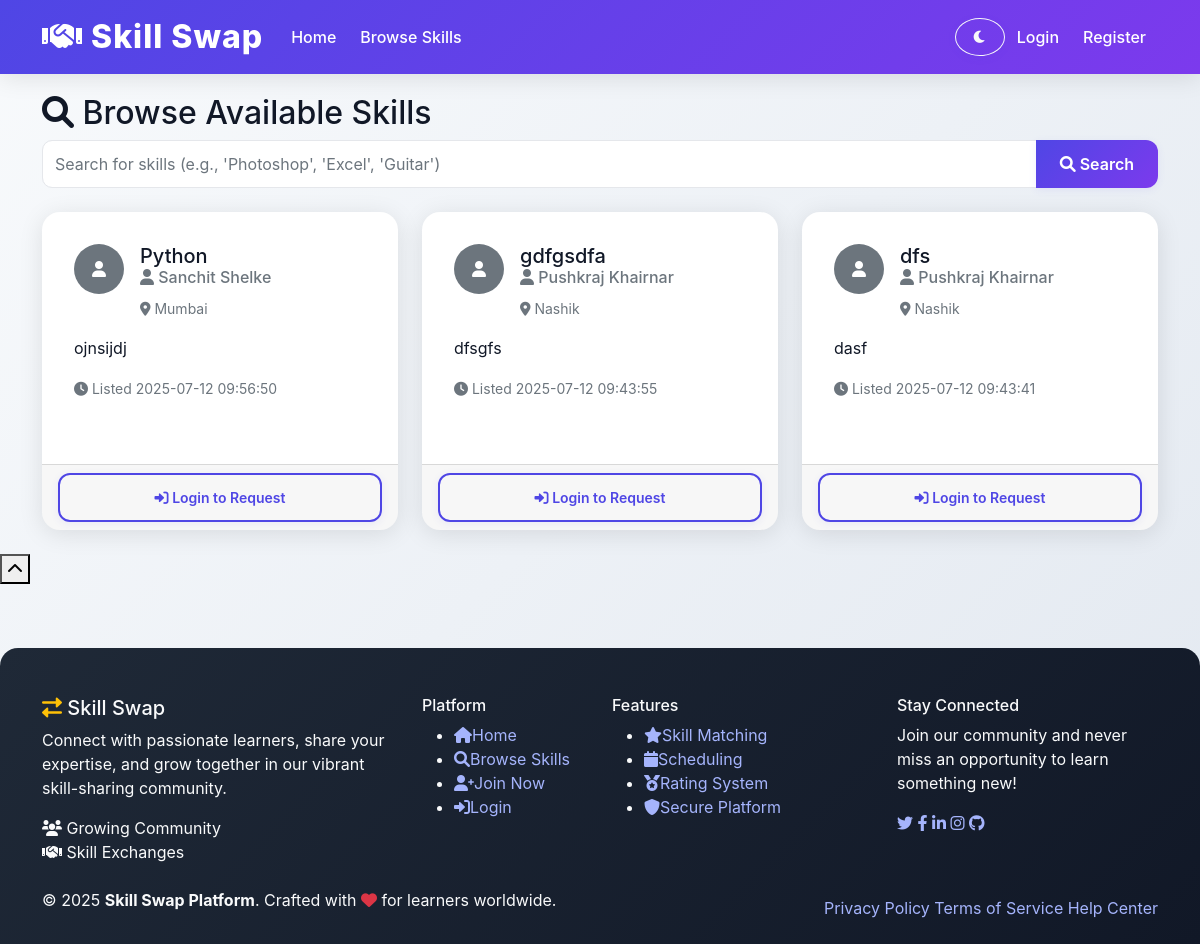
The page /browse_skills on the database its author committed.
### tables this page shows
CREATE TABLE skills_offered (
            id INTEGER PRIMARY KEY AUTOINCREMENT,
            user_id INTEGER,
            skill_name TEXT NOT NULL,
            description TEXT,
            is_approved INTEGER DEFAULT 1,
            created_at TIMESTAMP DEFAULT CURRENT_TIMESTAMP,
            FOREIGN KEY (user_id) REFERENCES users (id)
        );

CREATE TABLE users (
            id INTEGER PRIMARY KEY AUTOINCREMENT,
            username TEXT UNIQUE NOT NULL,
            email TEXT UNIQUE NOT NULL,
            password_hash TEXT NOT NULL,
            name TEXT NOT NULL,
            location TEXT,
            profile_photo TEXT,
            is_public INTEGER DEFAULT 1,
            availability TEXT,
            is_admin INTEGER DEFAULT 0,
            is_banned INTEGER DEFAULT 0,
            created_at TIMESTAMP DEFAULT CURRENT_TIMESTAMP
        );

### app.py (the view)
@app.route('/browse_skills')
def browse_skills():
    search = request.args.get('search', '')
    conn = get_db_connection()
    if search:
        skills = conn.execute('''
            SELECT so.*, u.name, u.location, u.profile_photo
            FROM skills_offered so
            JOIN users u ON so.user_id = u.id
            WHERE u.is_public = 1 AND u.is_banned = 0 AND so.is_approved = 1
            AND (so.skill_name LIKE ? OR so.description LIKE ?)
            ORDER BY so.created_at DESC
        ''', (f'%{search}%', f'%{search}%')).fetchall()
    else:
        skills = conn.execute('''
            SELECT so.*, u.name, u.location, u.profile_photo
            FROM skills_offered so
            JOIN users u ON so.user_id = u.id
            WHERE u.is_public = 1 AND u.is_banned = 0 AND so.is_approved = 1
            ORDER BY so.created_at DESC
        ''').fetchall()
    conn.close()
    return render_template('browse_skills.html', skills=skills, search=search)

### app.py (called while the page is built)
def get_db_connection():
    conn = sqlite3.connect('skillswap.db')
    conn.row_factory = sqlite3.Row
    return conn

### templates/browse_skills.html (shortened to what this page needs)
{% extends "base.html" %}
{% block content %}
<div class="row">
    <div class="col-md-12">
        <h2><i class="fas fa-search"></i> Browse Available Skills</h2>
        <form method="GET" class="mb-4">
            <div class="input-group">
                <input type="text" class="form-control" name="search" value="{{ search }}"
                       placeholder="Search for skills (e.g., 'Photoshop', 'Excel', 'Guitar')">
                <button class="btn btn-primary" type="submit">
                    <i class="fas fa-search"></i> Search
                </button>
            </div>
        </form>
    </div>
</div>
<div class="row">
    {% if skills %}
        {% for skill in skills %}
            <div class="col-lg-4 col-md-6 mb-4">
                <div class="card h-100">
                    <div class="card-body">
                        <div class="d-flex align-items-start mb-3">
                            {% if skill.profile_photo %}
                                <img src="{{ url_for('static', filename='uploads/' + skill.profile_photo) }}"
                                     class="rounded-circle me-3 profile-photo-clickable" width="50" height="50"
                                     alt="Profile" data-user-id="{{ skill.user_id }}">
                            {% else %}
                                <div class="bg-secondary rounded-circle d-flex align-items-center justify-content-center me-3 profile-photo-clickable"
                                     style="width: 50px; height: 50px;" data-user-id="{{ skill.user_id }}">
                                    <i class="fas fa-user text-white"></i>
                                </div>
                            {% endif %}
                            <div class="flex-grow-1">
                                <h5 class="card-title mb-1">{{ skill.skill_name }}</h5>
                                <h6 class="card-subtitle text-muted mb-2">
                                    <i class="fas fa-user"></i> {{ skill.name }}
                                </h6>
                                {% if skill.location %}
                                    <small class="text-muted">
                                        <i class="fas fa-map-marker-alt"></i> {{ skill.location }}
                                    </small>
                                {% endif %}
                            </div>
                        </div>
                        {% if skill.description %}
                            <p class="card-text">{{ skill.description }}</p>
                        {% endif %}
                        <small class="text-muted">
                            <i class="fas fa-clock"></i> Listed {{ skill.created_at }}
                        </small>
                    </div>
                    {% if session.user_id and session.user_id != skill.user_id %}
                        <div class="card-footer">
                            <a href="{{ url_for('request_swap', skill_id=skill.id) }}"
                               class="btn btn-primary btn-sm w-100">
                                <i class="fas fa-handshake"></i> Request Swap
                            </a>
                        </div>
                    {% elif not session.user_id %}
                        <div class="card-footer">
                            <a href="{{ url_for('login') }}" class="btn btn-outline-primary btn-sm w-100">
                                <i class="fas fa-sign-in-alt"></i> Login to Request
                            </a>
                        </div>
                    {% endif %}
                </div>
            </div>
        {% endfor %}
    {% endif %}
</div>
{% endblock %}

### static/css/style.css (style rules this page uses)
:root, [data-theme="light"] { --primary: #4f46e5; --primary-light: #6366f1; --primary-dark: #3730a3; --secondary: #7c3aed; --success: #10b981; --warning: #f59e0b; --danger: #ef4444; --info: #06b6d4; --light: #f9fafb; --dark: #1f2937; --text-primary: #111827; --text-secondary: #6b7280; --border: #e5e7eb; --gradient-1: linear-gradient(135deg, #4f46e5 0%, #7c3aed 100%); --gradient-2: linear-gradient(135deg, #10b981 0%, #34d399 100%); --gradient-bg: linear-gradient(135deg, #f8fafc 0%, #e2e8f0 100%); --shadow: 0 4px 24px rgba(0,0,0,0.10); }
body { font-family: 'Inter', 'Segoe UI', Arial, sans-serif; background: var(--gradient-bg); color: var(--text-primary); min-height: 100vh; margin: 0; padding-top: 70px; }
.card { border: none; border-radius: 18px; box-shadow: var(--shadow); background: #fff; margin-bottom: 2rem; overflow: hidden; }
.card-body { padding: 2rem; }
.btn { border-radius: 12px; font-weight: 600; padding: 0.75rem 1.5rem; transition: box-shadow 0.2s, background 0.2s, color 0.2s; box-shadow: 0 2px 8px rgba(79,70,229,0.08); }
.btn-primary { background: var(--gradient-1); color: #fff; border: none; }
.btn-outline-primary { border: 2px solid var(--primary); color: var(--primary); background: transparent; }
.form-control, .form-select { border-radius: 10px; border: 1px solid var(--border); box-shadow: none; transition: border-color 0.2s; }

### rows shown on the page
skills_offered: skill_name "Python", name "Sanchit Shelke", location "Mumbai", description "ojnsijdj", created_at "2025-07-12 09:56:50"
skills_offered: skill_name "gdfgsdfa", name "Pushkraj Khairnar", location "Nashik", description "dfsgfs", created_at "2025-07-12 09:43:55"
skills_offered: skill_name "dfs", name "Pushkraj Khairnar", location "Nashik", description "dasf", created_at "2025-07-12 09:43:41"
